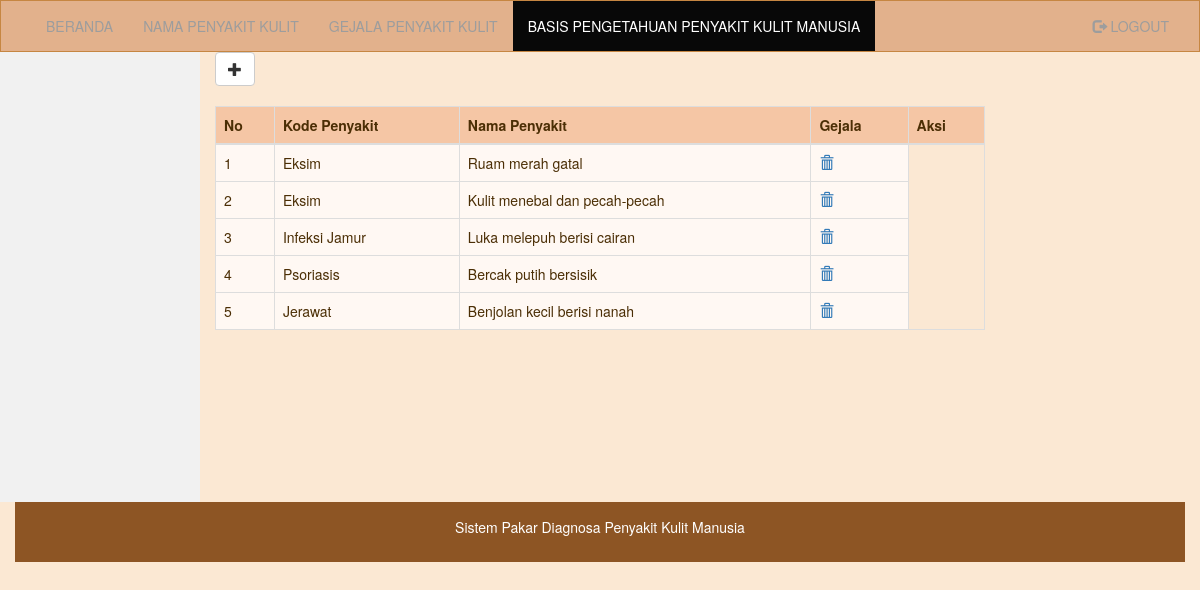
The app's page /basispengetahuan.php (signed in) with its own data.
### tables this page shows
CREATE TABLE `basispengetahuan` (
  `namapenyakit` varchar(100) NOT NULL,
  `gejala` varchar(50) NOT NULL
);

### basispengetahuan.php (the view, shortened to what this page needs)
<?php
include "session.php";
$is_admin = isset($_SESSION['login_user']) && $_SESSION['login_user'] == 'admin';
?>
<!DOCTYPE html>
<html lang="en">
<head>
  <link rel="stylesheet" href="https://maxcdn.bootstrapcdn.com/bootstrap/3.3.7/css/bootstrap.min.css">
  <link rel="stylesheet" href="css/style.css">
</head>
<body>
<nav class="navbar navbar-inverse">
  <div class="container-fluid">
    <div class="collapse navbar-collapse" id="myNavbar">
      <ul class="nav navbar-nav">
        <li><a href="homeadmin.php">BERANDA</a></li>
        <li><a href="penyakit.php">NAMA PENYAKIT KULIT</a></li>
        <li><a href="gejala.php">GEJALA PENYAKIT KULIT</a></li>
        <li class="active"><a href="basispengetahuan.php">BASIS PENGETAHUAN PENYAKIT KULIT MANUSIA</a></li>
      </ul>
      <ul class="nav navbar-nav navbar-right">
        <li><a href="logout.php"><span class="glyphicon glyphicon-log-out"></span> LOGOUT</a></li>
      </ul>
    </div>
  </div>
</nav>
<div class="container-fluid text-center">
  <div class="row content">
    <div class="col-sm-2 sidenav">
    </div>
    <div class="col-sm-8 text-left">
      <?php if($is_admin): ?>
      <a href="abasispengetahuan.php"><button type="button" class="btn btn-default">
        <span class="glyphicon glyphicon-plus" aria-hidden="true"></span>
      </button></a>
      <?php endif; ?>
      <br><br>
      <div class="box-body table-responsive">
        <table id="example1" class="table table-bordered table-striped">
          <thead>
            <tr>
              <th>No</th>
              <th>Kode Penyakit</th>
              <th>Nama Penyakit</th>
              <th>Gejala</th>
              <?php if($is_admin): ?><th>Aksi</th><?php endif; ?>
            </tr>
          </thead>
          <tbody>
            <?php
            $no = 1;
            $hasil = mysqli_query($konek_db, "SELECT * FROM basispengetahuan");
            while ($data = mysqli_fetch_array($hasil)) {
              echo "<tr>";
              echo "<td>" . $no++ . "</td>";
              echo "<td>" . $data['namapenyakit'] . "</td>";
              echo "<td>" . $data['gejala'] . "</td>";
              if($is_admin) {
                echo "<td><a href=\"adeletebasispengetahuan.php?id=".$data['namapenyakit']."\" onclick='return checkDelete()'><i class='glyphicon glyphicon-trash'></i></a></td>";
              }
              echo "</tr>";
            }
            ?>
          </tbody>
        </table>
      </div>
  </div>
</div>
<footer class="container-fluid text-center">
  <p>Sistem Pakar Diagnosa Penyakit Kulit Manusia</p>
</footer>
</body>
</html>

### css/style.css (style rules this page uses)
:root { --kulit-muda: #fbe8d3; --kulit-peach: #f5c6a5; --kulit-tan: #e2b18c; --kulit-medium: #c68642; --kulit-brown: #8d5524; }
body { background-color: var(--kulit-muda) !important; }
.navbar { margin-bottom: 0; border-radius: 0; background-color: var(--kulit-tan) !important; border-color: var(--kulit-medium) !important; color: #4b2e05 !important; }
.row.content { height: 450px }
.sidenav { padding-top: 20px; background-color: #f1f1f1; height: 100%; }
footer { background-color: var(--kulit-brown) !important; color: #fff !important; padding: 15px; }
.table > thead > tr > th { background-color: var(--kulit-peach) !important; color: #4b2e05 !important; }
.table > tbody > tr > td { background-color: #fff8f3 !important; color: #4b2e05 !important; }

### records on screen
basispengetahuan: namapenyakit "Eksim", gejala "Ruam merah gatal"
basispengetahuan: namapenyakit "Eksim", gejala "Kulit menebal dan pecah-pecah"
basispengetahuan: namapenyakit "Infeksi Jamur", gejala "Luka melepuh berisi cairan"
basispengetahuan: namapenyakit "Psoriasis", gejala "Bercak putih bersisik"
basispengetahuan: namapenyakit "Jerawat", gejala "Benjolan kecil berisi nanah"
